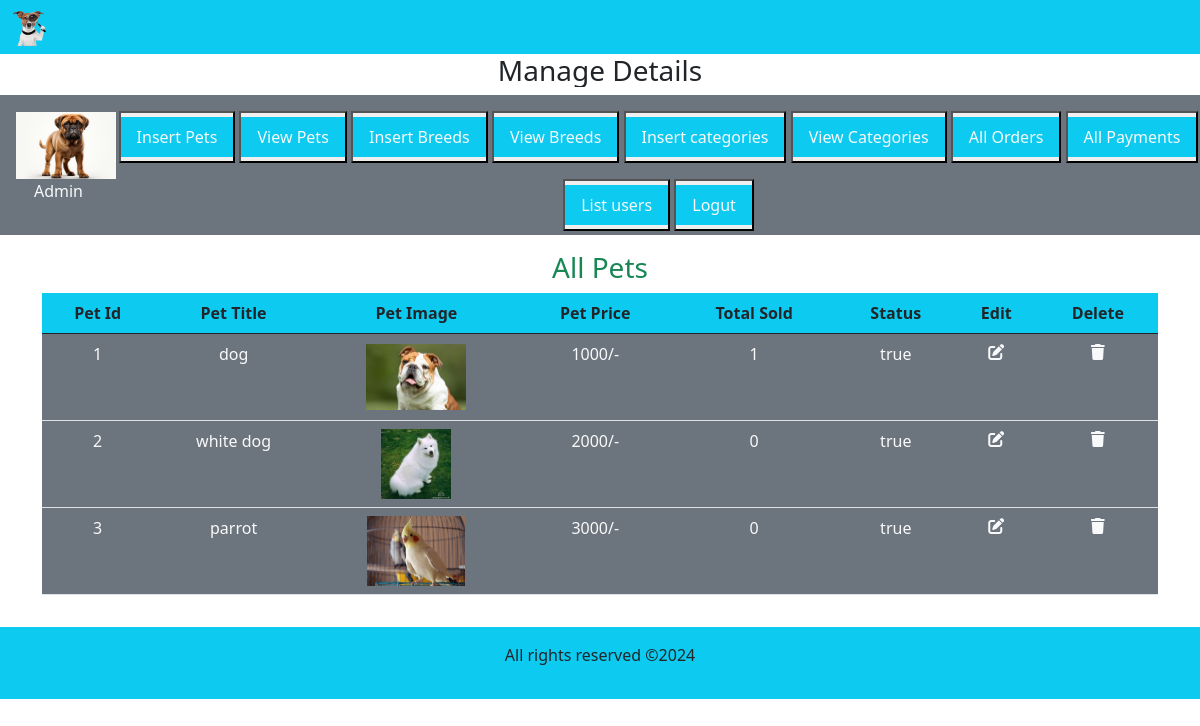
Screenshot of /admin_area/index.php?view_pets with the database file from the repository.
### tables this page shows
CREATE TABLE `pets` (
  `pet_id` int(11) NOT NULL,
  `pet_title` varchar(100) NOT NULL,
  `pet_description` varchar(255) NOT NULL,
  `pet_keywords` varchar(255) NOT NULL,
  `category_id` int(11) NOT NULL,
  `breed_id` int(11) NOT NULL,
  `pet_image1` varchar(255) NOT NULL,
  `pet_image2` varchar(255) NOT NULL,
  `pet_image3` varchar(255) NOT NULL,
  `pet_price` varchar(100) NOT NULL,
  `date` timestamp NOT NULL DEFAULT current_timestamp() ON UPDATE current_timestamp(),
  `status` varchar(100) NOT NULL
);

### admin_area/view_pets.php (the view)
<h3 class="text-center text-success ">All Pets</h3>
<table class="table table-bordered-mt-5">
    <thead class="bg-info">
        <tr class="text-center">
        <th>Pet Id</th>
        <th>Pet Title</th>
        <th>Pet Image</th>
        <th>Pet Price</th>
        <th>Total Sold</th>
        <th>Status</th>
        <th>Edit</th>
        <th>Delete</th>
        </tr>
    </thead>
    <tbody class="bg-secondary text-light">
        <?php
        $get_pets="select * from `pets`";
        $result=mysqli_query($con,$get_pets);
        $number=0;
        while($row=mysqli_fetch_assoc($result)){
        $pet_id=$row['pet_id'];
        $pet_title=$row['pet_title'];
        $pet_image1=$row['pet_image1'];
        $pet_price=$row['pet_price'];
        $status=$row['status'];
        $number++;
        ?>
       <tr class='text-center'>
        <td><?php echo $number;?></td>
        <td><?php echo $pet_title;?></td>
        <td><img src='./pet_images/<?php echo $pet_image1;?>' class='product_img'/></td>
        <td><?php echo $pet_price;?>/-</td>
        <td><?php
        $get_count="select * from `orders_pending` where pet_id=$pet_id";
        $result_count=mysqli_query($con,$get_count);
        $rows_count=mysqli_num_rows($result_count);
        echo $rows_count;
        ?></td>
        <td><?php echo $status;?></php></td>
        <td><a href='index.php?edit_pets=<?php echo $pet_id?>' class='text-light'><i class='fa-solid fa-pen-to-square'></i></a></td>
        <td><a href='index.php?delete_pet=<?php echo $pet_id?>' class='text-light'><i class='fa-solid fa-trash'></i></a></td>
        </tr>
    <?php
    }
    ?>
    </tbody>
</table>

### style.css (style rules this page uses)
* { margin:0; padding:0; box-sizing:border-box; overflow-x:hidden; }

### admin_area/index.php (style rules this page uses)
.product_img { width:100px; height:70px; object-fit:contain; }

### rows the page displays
pets: pet_title "dog", pet_image1 (picture), pet_price "1000", rows_count "1", status "true"
pets: pet_title "white dog", pet_image1 (picture), pet_price "2000", rows_count "0", status "true"
pets: pet_title "parrot", pet_image1 (picture), pet_price "3000", rows_count "0", status "true"
